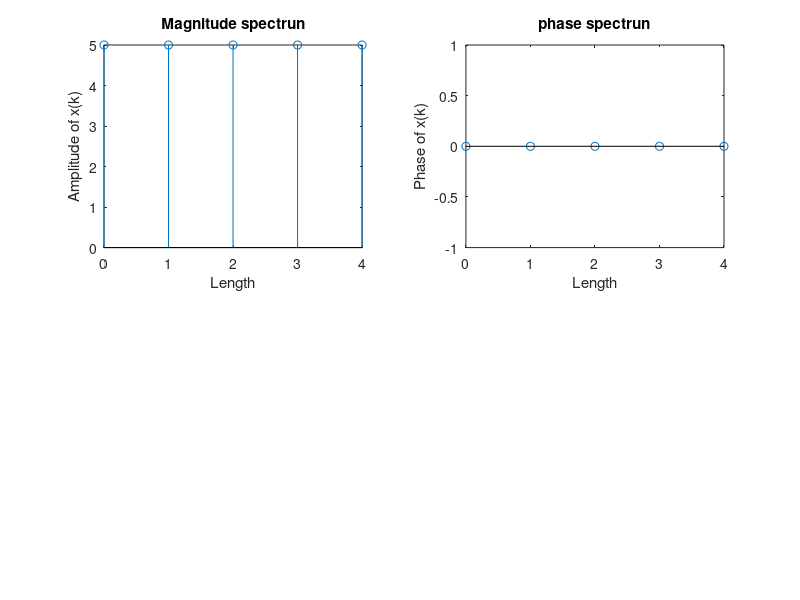

Write the MATLAB code that produced this figure.
close all;
clear all;
clc;
x1 = input('Enter the sequence: ');
n = input('Enter the length ');
m = abs(fft(x1,n));
%m =(fft(x1,n));
disp('N Point DFT of a given sequence is : ');
disp(m);
N = 0:1:n-1;
%magnitude plot
subplot(2,2,1);
stem(N,m);
xlabel('Length');
ylabel('Amplitude of x(k)');
title('Magnitude spectrun');
%phase plot
an = angle(fft(x1,n));
disp(an);
subplot(2,2,2);
stem(N,an);
xlabel('Length');
ylabel('Phase of x(k)');
title('phase spectrun');